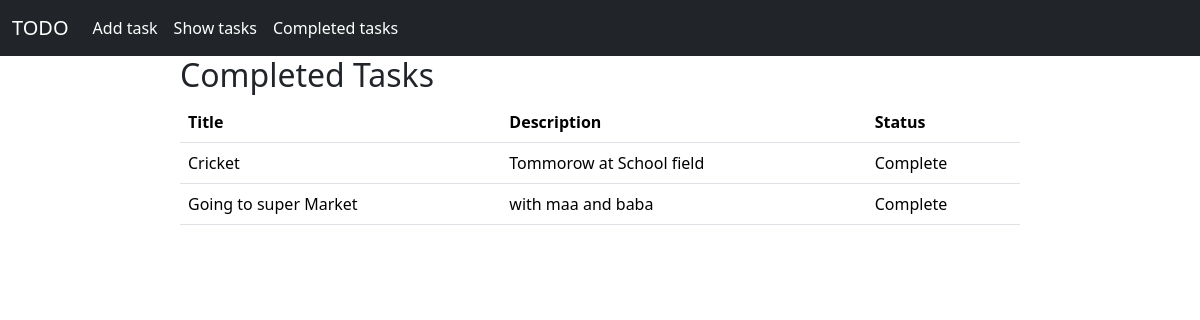
The app's page /completed_tasks, older data.
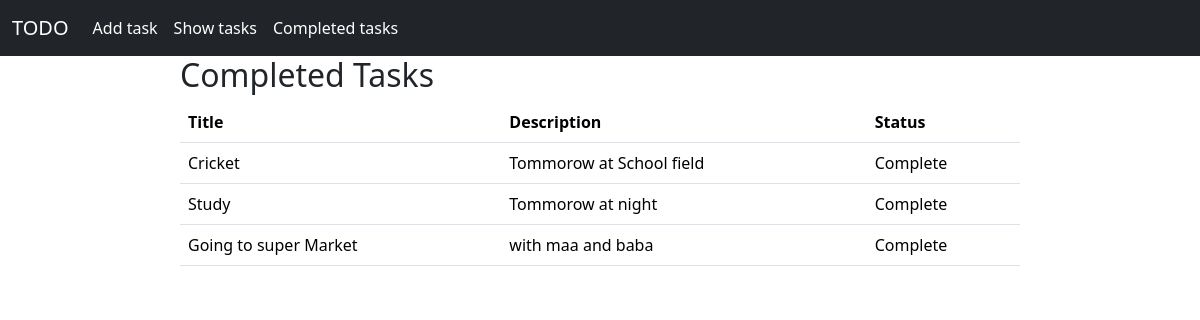
The same page, newer data.
### list/models.py (models this page shows)
class TaskModel(models.Model):
    taskTitle = models.CharField(max_length=30,verbose_name="Task Title")
    taskDescription = models.TextField(verbose_name="Task Description")
    is_completed = models.BooleanField(default=False, verbose_name="Is Completed")

### list/views.py (the view)
# urls.py: path('completed_tasks', views.completed_tasks, name='completed_tasks'),
def completed_tasks(request):
    completed_tasks = TaskModel.objects.filter(is_completed=True)
    return render(request, 'completed_task.html', {'completed_tasks': completed_tasks})

### list/templates/completed_task.html
{% extends 'base.html' %}
{% block content %}
<div style="width: 70%; margin:auto;">
    {% if completed_tasks %}
    <h2>Completed Tasks</h2>
    <table class="table table-hover">
        <thead>
            <tr>
                <th>Title</th>
                <th>Description</th>
                <th>Status</th>
            </tr>
        </thead>
        <tbody>
            {% for task in completed_tasks %}
            <tr>
                <td>{{ task.taskTitle }}</td>
                <td>{{ task.taskDescription }}</td>
                <td>
                    {% if task.is_completed %}
                    Complete
                    {% else %}
                    Incomplete
                    {% endif %}
                </td>
            </tr>
            {% endfor %}
        </tbody>
    </table>
    {% else %}
    </br>
    <h3 style="text-align: center;">You haven't complete any task yet.</h3>
    {% endif %}
</div>
{% endblock %}

### list/templates/base.html (shortened to what this page needs)
<!DOCTYPE html>
<html lang="en">
<head>
      <link href="https://cdn.jsdelivr.net/npm/bootstrap@5.3.1/dist/css/bootstrap.min.css" rel="stylesheet"
>
</head>
<body>
      <nav class="navbar navbar-expand-lg navbar-dark bg-dark">
            <div class="container-fluid">
                  <a class="navbar-brand" href="{% url 'homepage' %}">TODO</a>
                  <div class="collapse navbar-collapse" id="navbarSupportedContent">
                        <ul class="navbar-nav me-auto mb-2 mb-lg-0">
                              <li class="nav-item">
                                    <a class="nav-link active" aria-current="page" href="{% url 'add_task' %}">Add task</a>
                              </li>
                              <li class="nav-item">
                                    <a class="nav-link active" aria-current="page" href="{% url 'show_tasks' %}">Show tasks</a>
                              </li>
                              <li class="nav-item">
                                    <a class="nav-link active" aria-current="page" href="{% url 'completed_tasks' %}">Completed tasks</a>
                              </li>
                        </ul>
                  </div>
            </div>
      </nav>
      {% block content %}
      {% endblock %}
</body>
</html>

Row changes from the older to the newer data that the page shows:
now on this page (row edited): TaskModel: taskTitle "Study", taskDescription "Tommorow at night", is_completed "Complete"
